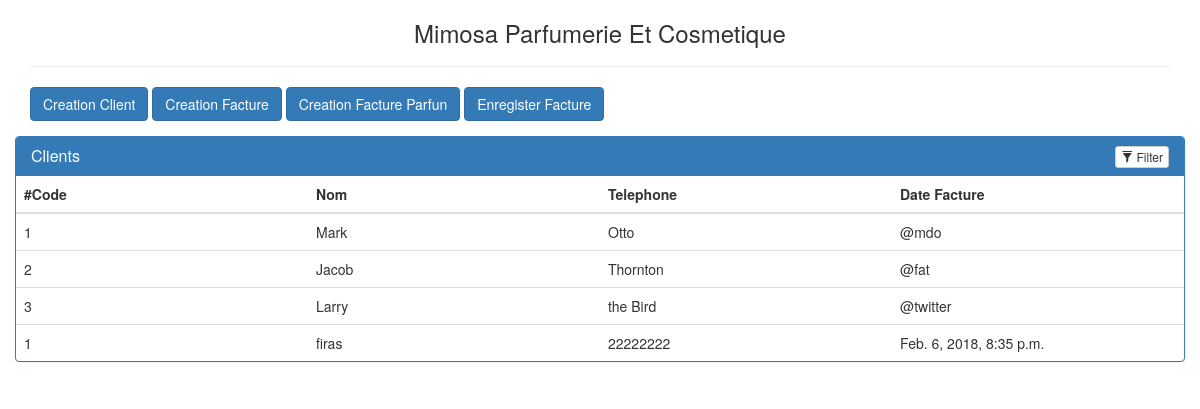
The page / on the database its author committed.
### core/models.py (models this page shows, shortened)
class Facture(models.Model):
    client = models.ForeignKey(Client, on_delete=models.CASCADE)
    somme = models.CharField(max_length=20)
    produitun = models.CharField(max_length=200)
    produitdeux = models.CharField(max_length=200, blank=True)
    produittrois = models.CharField(max_length=200, blank=True)
    produitquatre = models.CharField(max_length=200, blank=True)
    produitcinq = models.CharField(max_length=200, blank=True)
    produitsix = models.CharField(max_length=200, blank=True)
    produitsept = models.CharField(max_length=200, blank=True)
    create_date = models.DateTimeField(
        'date published', auto_now_add=True, auto_now=False)

class Client(models.Model):
    nom = models.CharField(max_length=20)
    prenom = models.CharField(max_length=20)
    tel = models.CharField(max_length=20)
    adress = models.CharField(max_length=20)
    codetva = models.CharField(max_length=200)
    add_date = models.DateTimeField(
        'date published', auto_now_add=True, auto_now=False)

### core/views.py (the view)
# urls.py: url(r'^$', views.index, name='index'),
def index(request):
	fac = Facture.objects.all()
	return render(request,'core/home.html', {'fac' : fac})

### core/templates/core/home.html (shortened to what this page needs)
<!DOCTYPE html>
<html>
<head>
	{% load staticfiles %}
	<link rel="stylesheet" href="{% static 'core/style2.css' %}" />
	<link rel="stylesheet" href="{% static 'bootstrap-3.3.7-dist/css/bootstrap.min.css' %}" />
</head>
<body>
<div class="container">
    <center> <h3>Mimosa Parfumerie Et Cosmetique</h3> </center>
    <hr>
    <a target="_blank"  href="http://127.0.0.1:8000/admin/core/client/add/" class="btn btn-primary" role="button">Creation Client</a>
    <a target="_blank"  href="facture" class="btn btn-primary" role="button">Creation Facture</a>
    <a target="_blank"  href="factureparfun" class="btn btn-primary" role="button">Creation Facture Parfun</a>
    <a target="_blank"  href="http://127.0.0.1:8000/admin/core/facture/add/" class="btn btn-primary" role="button">Enregister Facture</a>
    <div class="row">
        <div class="panel panel-primary filterable">
            <div class="panel-heading">
                <h3 class="panel-title">Clients</h3>
                <div class="pull-right">
                    <button class="btn btn-default btn-xs btn-filter"><span class="glyphicon glyphicon-filter"></span> Filter</button>
                </div>
            </div>
            <table class="table">
                <thead>
                    <tr class="filters">
                        <th><input type="text" class="form-control" placeholder="#Code" disabled></th>
                        <th><input type="text" class="form-control" placeholder="Nom" disabled></th>
                        <th><input type="text" class="form-control" placeholder="Telephone" disabled></th>
                        <th><input type="text" class="form-control" placeholder="Date Facture" disabled></th>
                    </tr>
                </thead>
                <tbody>
                    <tr>
                        <td>1</td>
                        <td>Mark</td>
                        <td>Otto</td>
                        <td>@mdo</td>
                    </tr>
                    <tr>
                        <td>2</td>
                        <td>Jacob</td>
                        <td>Thornton</td>
                        <td>@fat</td>
                    </tr>
                    <tr>
                        <td>3</td>
                        <td>Larry</td>
                        <td>the Bird</td>
                        <td>@twitter</td>
                    </tr>
                    {% for i in fac %}
                    <tr>
                        <td>{{i.client.id}}</td>
                        <td>{{i.client.nom}}</td>
                        <td>{{i.client.tel}}</td>
                        <td>{{i.create_date}}</td>
                    </tr>
                    {% endfor %}
                </tbody>
            </table>
        </div>
    </div>
</div>
</body>
</html>

### core/static/core/style2.css (style rules this page uses)
.filterable { margin-top: 15px; }
.filterable .panel-heading .pull-right { margin-top: -20px; }
.filterable .filters input[disabled] { background-color: transparent; border: none; cursor: auto; box-shadow: none; padding: 0; height: auto; }

### rows shown on the page
Facture: client.id "1", client.nom "firas", client.tel "22222222", create_date "Feb. 6, 2018, 8:35 p.m."
